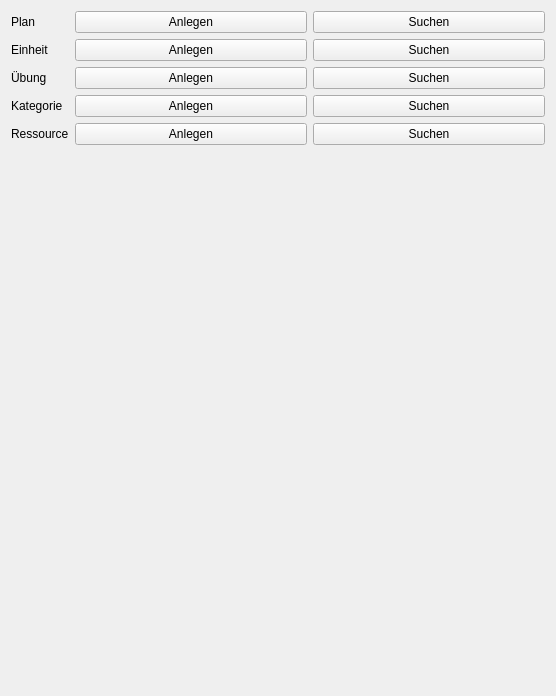
<?xml version="1.0" encoding="UTF-8"?>
<ui version="4.0">
 <class>Form</class>
 <widget class="QWidget" name="Form">
  <property name="geometry">
   <rect>
    <x>0</x>
    <y>0</y>
    <width>556</width>
    <height>696</height>
   </rect>
  </property>
  <property name="windowTitle">
   <string>Form</string>
  </property>
  <layout class="QVBoxLayout" name="verticalLayout">
   <item>
    <layout class="QFormLayout" name="formLayout">
     <item row="0" column="0">
      <widget class="QLabel" name="label_plan">
       <property name="text">
        <string>Plan</string>
       </property>
      </widget>
     </item>
     <item row="0" column="1">
      <layout class="QHBoxLayout" name="horizontalLayout">
       <item>
        <widget class="QPushButton" name="pushButton_plan_create">
         <property name="text">
          <string>Anlegen</string>
         </property>
        </widget>
       </item>
       <item>
        <widget class="QPushButton" name="pushButton_plan_search">
         <property name="text">
          <string>Suchen</string>
         </property>
        </widget>
       </item>
      </layout>
     </item>
     <item row="1" column="0">
      <widget class="QLabel" name="label_unit">
       <property name="text">
        <string>Einheit</string>
       </property>
      </widget>
     </item>
     <item row="2" column="0">
      <widget class="QLabel" name="label_exercise">
       <property name="text">
        <string>Übung</string>
       </property>
      </widget>
     </item>
     <item row="3" column="0">
      <widget class="QLabel" name="label_category">
       <property name="text">
        <string>Kategorie</string>
       </property>
      </widget>
     </item>
     <item row="4" column="0">
      <widget class="QLabel" name="label_resource">
       <property name="text">
        <string>Ressource</string>
       </property>
      </widget>
     </item>
     <item row="1" column="1">
      <layout class="QHBoxLayout" name="horizontalLayout_3">
       <item>
        <widget class="QPushButton" name="pushButton_unit_create">
         <property name="text">
          <string>Anlegen</string>
         </property>
        </widget>
       </item>
       <item>
        <widget class="QPushButton" name="pushButton_unit_search">
         <property name="text">
          <string>Suchen</string>
         </property>
        </widget>
       </item>
      </layout>
     </item>
     <item row="2" column="1">
      <layout class="QHBoxLayout" name="horizontalLayout_4">
       <item>
        <widget class="QPushButton" name="pushButton_exercise_create">
         <property name="text">
          <string>Anlegen</string>
         </property>
        </widget>
       </item>
       <item>
        <widget class="QPushButton" name="pushButton_exercise_search">
         <property name="text">
          <string>Suchen</string>
         </property>
        </widget>
       </item>
      </layout>
     </item>
     <item row="3" column="1">
      <layout class="QHBoxLayout" name="horizontalLayout_5">
       <item>
        <widget class="QPushButton" name="pushButton_category_create">
         <property name="text">
          <string>Anlegen</string>
         </property>
        </widget>
       </item>
       <item>
        <widget class="QPushButton" name="pushButton_category_search">
         <property name="text">
          <string>Suchen</string>
         </property>
        </widget>
       </item>
      </layout>
     </item>
     <item row="4" column="1">
      <layout class="QHBoxLayout" name="horizontalLayout_6">
       <item>
        <widget class="QPushButton" name="pushButton_resource_create">
         <property name="text">
          <string>Anlegen</string>
         </property>
        </widget>
       </item>
       <item>
        <widget class="QPushButton" name="pushButton_resource_search">
         <property name="text">
          <string>Suchen</string>
         </property>
        </widget>
       </item>
      </layout>
     </item>
    </layout>
   </item>
  </layout>
 </widget>
 <resources/>
 <connections/>
</ui>
